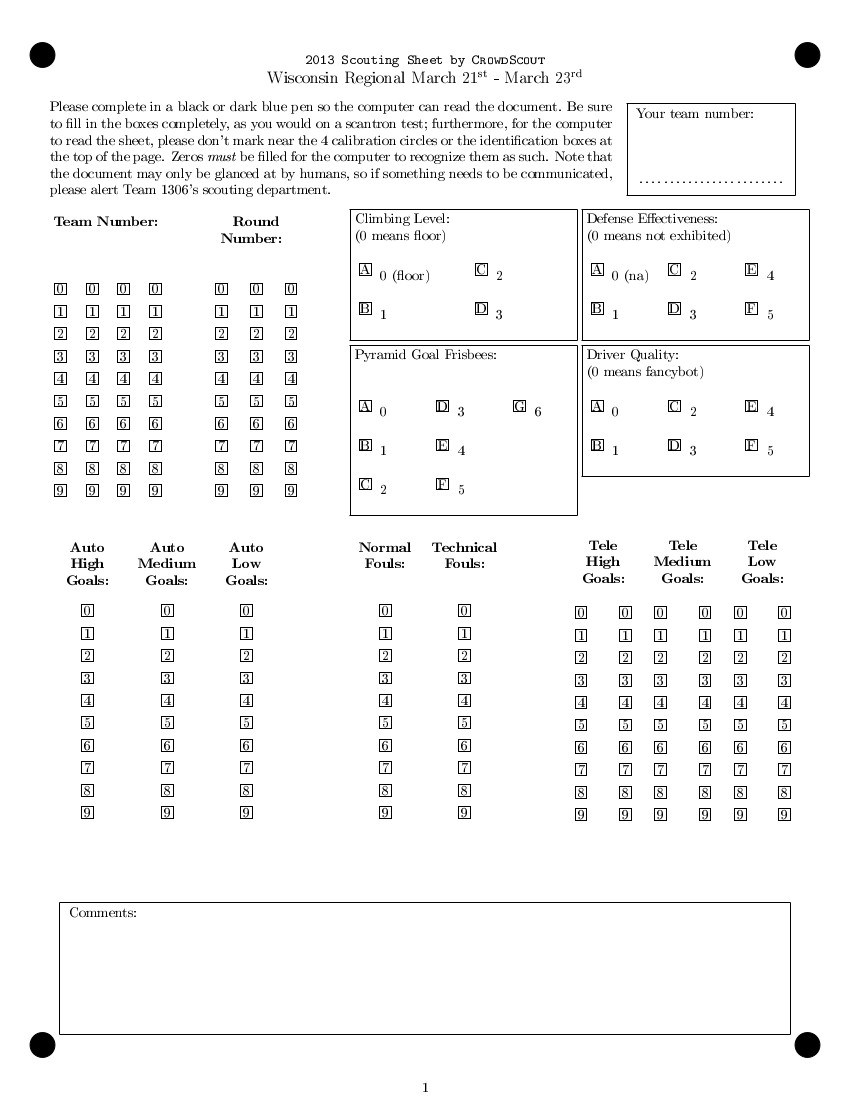
//> input picture source.jpg, 850 x 1100 px
$ ./variables source.jpg   (built with g++ and OpenCV 4)
//> lines starting //> are read from the running program, lines starting //| are printed output that depends on the picture
#include <opencv2/core/core.hpp>
#include <opencv2/highgui/highgui.hpp>
#include <opencv2/imgproc/imgproc.hpp>
#include <iostream>
#include <vector>
#include <string>
#include <dirent.h>

using namespace cv;

int hi = 1, lo = 1;

int getDir(std::string dir, std::vector<std::string> &files) {
  DIR *dp;
  struct dirent *dirp;
  if((dp  = opendir(dir.c_str())) == NULL) {
    std::cout << "Error opening " << dir << std::endl;
    return 1;
  }

  while ((dirp = readdir(dp)) != NULL) {
    if(string(dirp->d_name) != "." && string(dirp->d_name) != "..") {
      files.push_back(dir + "/" + string(dirp->d_name));
    }
  }
  closedir(dp);
  return 0;
}

int main(int argc, char* argv[]) {
  std::vector<std::string> files;
  files.push_back(argv[1]);
  std::cout << "listed files" << std::endl;
  std::string f;
  namedWindow("circles", 1);
  createTrackbar("hi", "circles", &hi, 255);
  createTrackbar("lo", "circles", &lo, 255);

  do {
    f = files.back();
    files.pop_back();
    Mat orig = imread(f);
//> orig is the input picture: 1100 rows x 850 cols, CV_8UC3; min 0, max 255, mean 245.5
    int key = 0;


    pyrDown(orig, orig, Size(orig.cols/2, orig.rows/2));
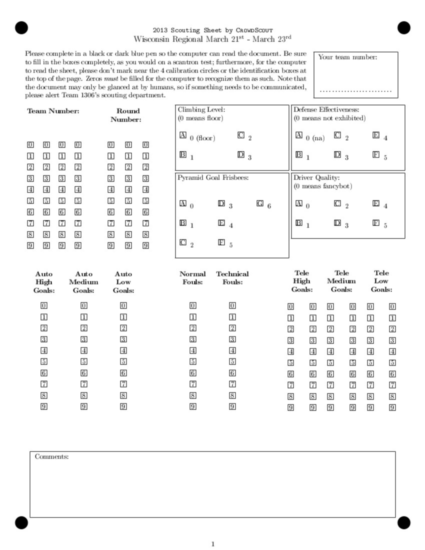
//> orig: 550 rows x 425 cols, CV_8UC3; min 0, max 255, mean 245.5

    std::cout << "loaded file" << std::endl;

    do
    {
        // update display and snooker, so we can play with them
      Mat display = orig.clone();

        Mat snooker;
        cvtColor(orig, snooker, CV_RGB2GRAY);
	GaussianBlur(snooker, snooker, Size(9, 9), 2, 2);
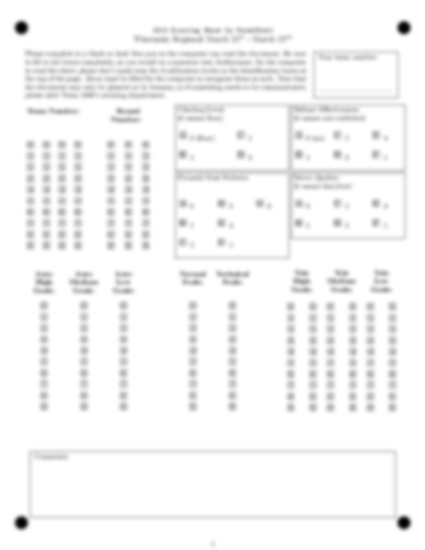
//> snooker: 550 rows x 425 cols, CV_8UC1; min 0, max 255, mean 245.5

        vector<Vec3f> circles;

        // also preventing crash with hi, lo threshold here...
        HoughCircles(snooker, circles, CV_HOUGH_GRADIENT, 0.5, 20.0, hi > 0 ? hi : 1, lo > 0 ? lo : 1, 3, 25);
//> circles = 331 circles (x, y, radius), first 12: [192.5, 52.5, 24.4], [214.5, 87.5, 24.4], [310.5, 164.5, 24.4], [166.5, 70.5, 20], [228.5, 70.5, 19.9], [255.5, 47.5, 21], [99.5, 69.5, 18.8], [123.5, 97.5, 24.4], [175.5, 92.5, 24.4], [217.5, 50.5, 23.2], [122.5, 77.5, 21.1], [169.5, 47.5, 21]
        for( size_t i = 0; i < circles.size(); i++ )
        {
             Point center(cvRound(circles[i][0]), cvRound(circles[i][1]));
             int radius = cvRound(circles[i][2]);

             // draw the green circle center
             circle( display, center, 3, Scalar(0,255,0), -1, 8, 0 );

             // draw the blue circle outline
             circle( display, center, radius, Scalar(255,0,0), 3, 8, 0 );
        }
//> this loop made 331 passes
//> (center, radius) on passes 1 to 3: (Point(192, 52), 24), (Point(214, 88), 24), (Point(310, 164), 24)
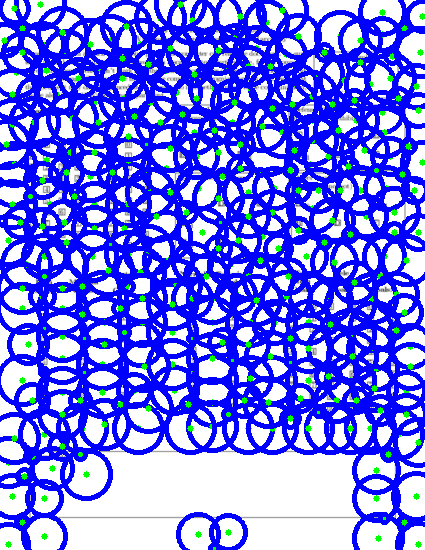
//> display: 550 rows x 425 cols, CV_8UC3; mean B, G, R 246.3, 122.5, 115.6

        imshow( "circles", display );
        imshow("snooker", snooker);
        key = waitKey(33);
//> the Esc key is pressed
    } while((char)key != 97);
  } while(1);
  return 0;
}

$ run again, on circle.jpg
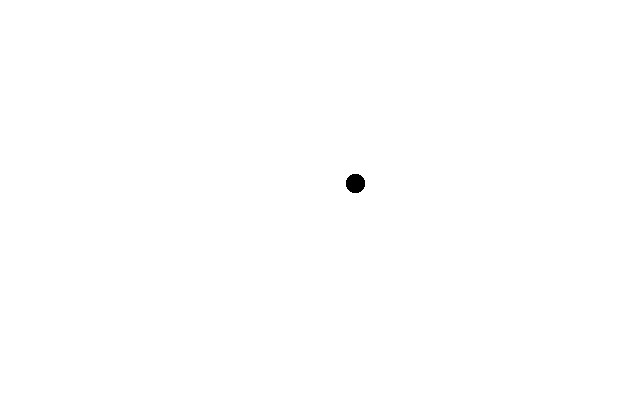
//> input picture circle.jpg, 640 x 400 px
//> orig is the input picture: 400 rows x 640 cols, CV_8UC3; min 0, max 255, mean 254.7
//> orig: 200 rows x 320 cols, CV_8UC3
//> `GaussianBlur(snooker, snooker, Size(9, 9), 2, 2);`:
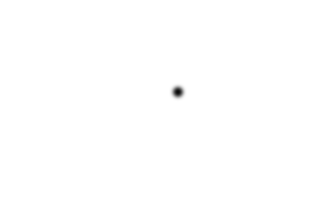
//> snooker: 200 rows x 320 cols, CV_8UC1; min 11, max 255, mean 254.7
//> circles = 5 circles (x, y, radius): [177.5, 91.5, 4.6], [152.5, 77.5, 24.3], [191.5, 66.5, 24.3], [191.5, 116.5, 24.3], [159.5, 109.5, 20.7]
//> the loop `for( size_t i = 0; i < circles.size(); i++ )` made 5 passes
//> (center, radius) on passes 1 to 5: (Point(178, 92), 5), (Point(152, 78), 24), (Point(192, 66), 24), (Point(192, 116), 24), (Point(160, 110), 21)
//> after the loop `for( size_t i = 0; i < circles.size(); i++ )`:
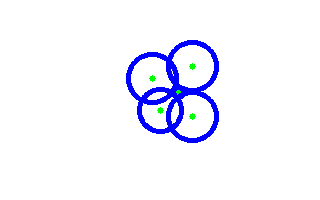
//> display: 200 rows x 320 cols, CV_8UC3; mean B, G, R 254.5, 244, 243.5

$ run again, on billards.png
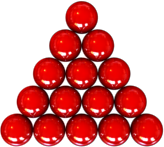
//> input picture billards.png, 164 x 147 px
//> orig is the input picture: 147 rows x 164 cols, CV_8UC3; mean B, G, R 131.6, 131.9, 219
//> orig: 73 rows x 82 cols, CV_8UC3
//> `GaussianBlur(snooker, snooker, Size(9, 9), 2, 2);`:
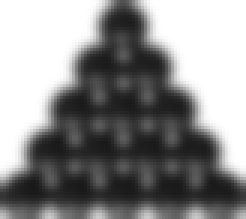
//> snooker: 73 rows x 82 cols, CV_8UC1 (shown 3 times larger); min 24, max 255, mean 140.6
//> circles = 13 circles (x, y, radius), first 12: [48.5, 41.5, 16.6], [24.5, 55.5, 16.6], [48.5, 62.5, 16.3], [13.5, 36.5, 22.1], [33.5, 23.5, 9.4], [60.5, 23.5, 22.1], [78.5, 48.5, 20.5], [13.5, 16.5, 24.4], [81.5, 23.5, 24.4], [67.5, 2.5, 20.2], [7.5, 67.5, 10.5], [69.5, 70.5, 15.1]
//> the loop `for( size_t i = 0; i < circles.size(); i++ )` made 13 passes
//> (center, radius) on passes 1 to 8: (Point(48, 42), 17), (Point(24, 56), 17), (Point(48, 62), 16), (Point(14, 36), 22), (Point(34, 24), 9), (Point(60, 24), 22), (Point(78, 48), 20), (Point(14, 16), 24)
//> after the loop `for( size_t i = 0; i < circles.size(); i++ )`:
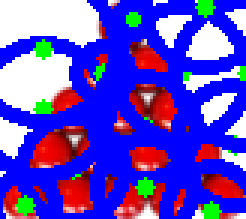
//> display: 73 rows x 82 cols, CV_8UC3 (shown 3 times larger); mean B, G, R 202.5, 72.9, 95.3
